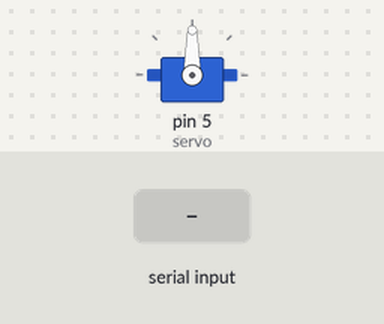
Simulated run of this sketch. Board: Arduino Uno, built with avr-gcc and run on an emulated ATmega328P. On the bench: servo. Inputs (shaded band) come from the test bench.

Above: at 1.2 s.
1.3 s: "l" received over Serial
At 2.2 s:
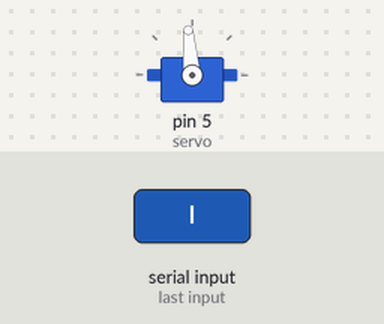
2.8 s: "l" received over Serial
At 3.3 s:
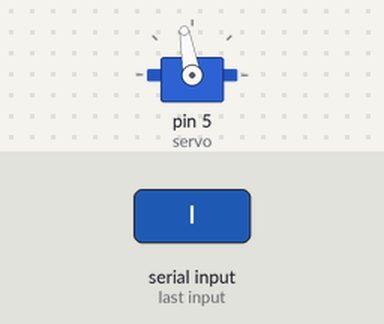
4.3 s: "r" received over Serial
At 5.7 s:
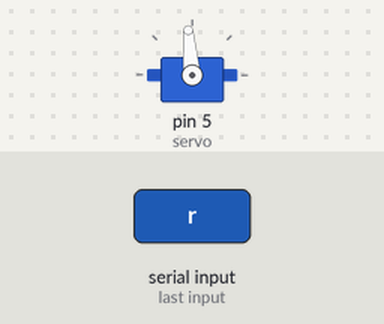
Timing chart, 0 to 7.3 s (numbered marks = the images above; inputs shaded):
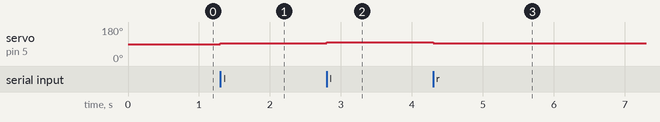

The sketch:

tracker.ino
```cpp
#include <Servo.h>

Servo servo;
int servoPosition = 90;

int incomingByte = 0;   // for incoming serial data

void setup()
{
  Serial.begin(9600); // // opens serial port, sets data rate to 9600 bps

  servo.attach(5); // attaches the servo on pin 5 to the servo object
  servo.write(servoPosition); // set the servo at the mid position
}

void loop()
{
  if (Serial.available() > 0) {
    // read the incoming byte:
    incomingByte = Serial.read();

    switch(incomingByte)
    {
      // Rotate camera left
      case 'l':
      servoPosition+=5;

      if (servoPosition > 180)
      {
        servoPosition = 180;
      }

      break;

      // Rotate camera right
      case 'r':
      servoPosition-=5;

      if (servoPosition < 0)
      {
        servoPosition = 0;
      }

      break;

      // Center camera
      case 'c':
      servoPosition = 90;

      break;
    }

    servo.write(servoPosition);
  }
}
```

Measured:
- after the input at 1.3 s, servo on pin 5 (servo): 90° → 95° at once
- after the input at 2.8 s, servo on pin 5 (servo): 95° → 100° at once
- after the input at 4.3 s, servo on pin 5 (servo): 100° → 95° at once
